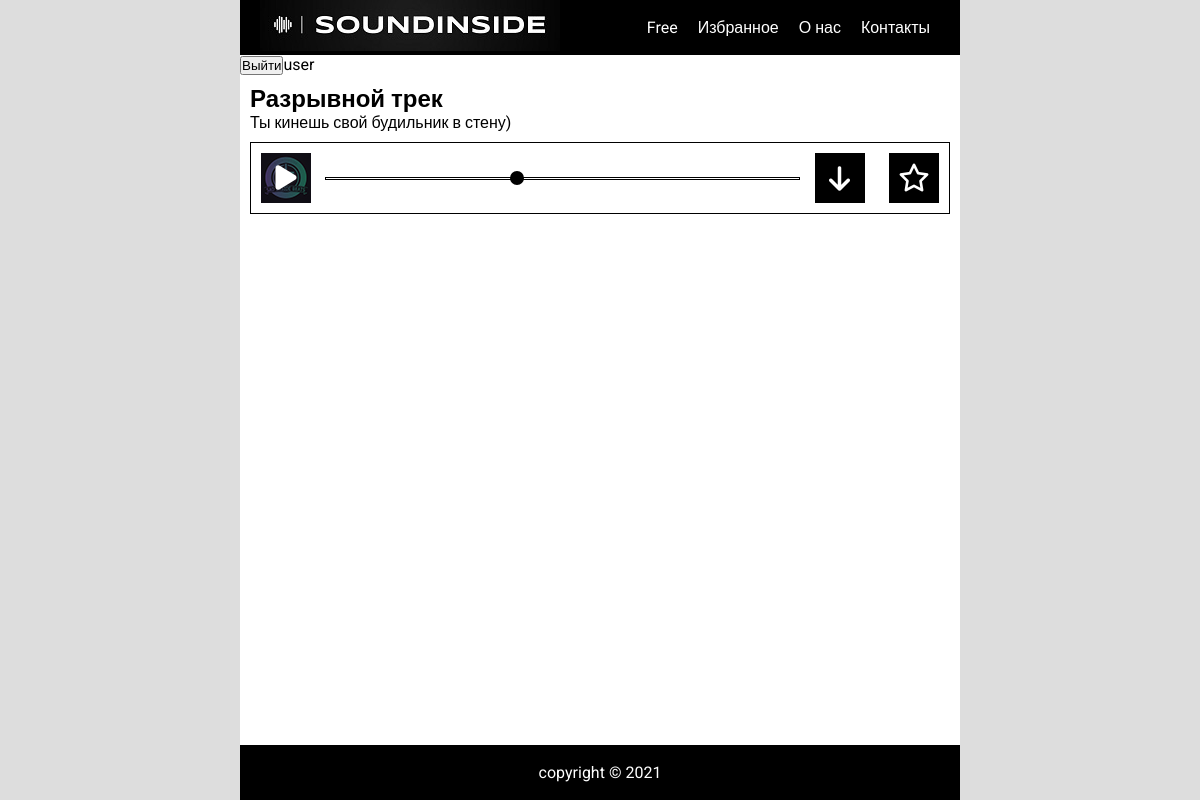
The app's page /favorite.php (signed in) with its own data.
### tables this page shows
CREATE TABLE `bits` (
  `id` int(11) NOT NULL,
  `author` varchar(32) NOT NULL,
  `title` varchar(32) NOT NULL,
  `description` varchar(128) NOT NULL,
  `source` varchar(64) NOT NULL
);

### templates/favorite.php (the view, shortened to what this page needs)
<?php
    $curentUserLogin = $_COOKIE["login"] ? $_COOKIE["login"] : header("Location: login.php");
    $db = mysqli_connect("localhost", "root", "", "soundinside") or die("ошибка подключения");
    $favorites = mysqli_fetch_assoc( mysqli_query($db, "SELECT favorite_list FROM users WHERE login = '$curentUserLogin'") )["favorite_list"];
    $favorites = json_decode($favorites, true);
    if ( !is_array($favorites) || count($favorites) == 0 ) {
        echo "Список избранного пуст";
    } else {
        $idRange = "id = {$favorites['0']}";
        $result = mysqli_query($db, "SELECT * FROM bits WHERE $idRange");
        while ($data = mysqli_fetch_assoc($result)):?>
            <div class="bit" id="<?= $data["id"]?>">
                <h2 class="bit__title"><?= $data["title"]?></h2>
                <p class="bit__description"><?= $data["description"]?></p>
                <div class="bit__player flex">
                    <div class="bit__controls flex">
                        <img src="public/images/authors/<?= $data["author"]?>.jpg" alt="<?= $data["author"]?>" class="bit__album">
                        <button class="bit__play absolute"><i class="fas fa-play"></i></button>
                    </div>
                    <input type="range" name="" id="" class="bit__range" value="40">
                    <div class="bit__controls flex">
                        <a href="public/files/audio/<?= $data["source"]?>" class="bit__link" download><i class="fas fa-arrow-down"></i></a>
                    </div>
                    <div class="bit__controls flex ml-10">
                        <form action=""><button class="bit__favorite absolute" formaction="addToFavorite.php" formmethod="post" name="favorite" value="<?= $data["id"]?>"><i class="far fa-star"></i></button></form>
                    </div>
                </div>
            </div>
        <?php endwhile;
    }

### public/css/main.css (style rules this page uses)
* { margin: 0; padding: 0; box-sizing: border-box; font-family: 'Roboto', sans-serif; }
body { background-color: #ddd; }
.absolute { position: absolute; }
.flex { display: flex; justify-content: space-between; align-items: center; }
.navigation__link, .bit__link { display: block; padding: 10px; text-decoration: none; color: #fff; }
.bit { padding: 10px; }
.bit__player { border: 1px solid #000; padding: 10px; margin-top: 10px; }
.bit__controls { width: 50px; height: 50px; background-color: #000; justify-content: center; position: relative; }
.bit__controls form { width: 100%; height: 100%; }
.bit__album { filter: brightness(50%); }
.bit__link, .fa-play, .fa-pause, .fa-star { color: #fff; font-size: 28px; cursor: pointer; }
.bit__play, .bit__pause, .bit__favorite { background-color: transparent; border: none; width: 100%; height: 100%; }
.ml-10 { margin-left: 10px; }
.bit__link { display: block; text-align: center; width: 100%; height: 100%; }
input[type=range] { width: 70%; margin: 5.5px 0; background-color: transparent; -webkit-appearance: none; }

### records on screen
bits: title "Разрывной трек", description "Ты кинешь свой будильник в стену)", author (picture), $data["id"] 4 (drawn)

### other values on screen
$_COOKIE["login"] "user"
Date("Y") "2021"
